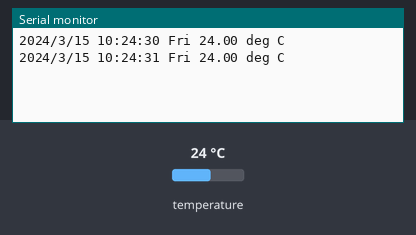
This sketch was run on a simulated Arduino Uno, built with avr-gcc and run on an emulated ATmega328P. Parts: the last lines printed to the serial monitor. The test bench sets the inputs (shaded band); at power-on: temperature 24 °C. The local clock reads 2024-03-15 10:24:30 at power-on unless the sketch sets it.

Above: at 1.8 s.
1.9 s: temperature set to 12 °C
At 2.8 s:
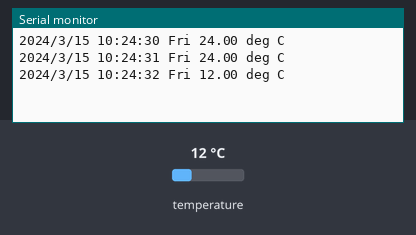
3.4 s: temperature set to 19 °C
At 4.8 s:
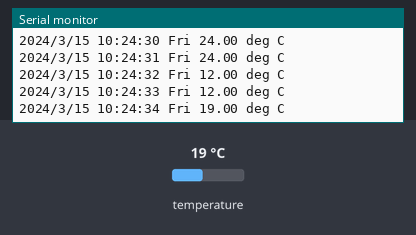
Timing chart, 0 to 6.4 s (numbered marks = the images above; inputs shaded):
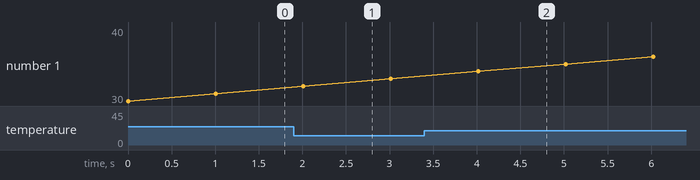

The sketch:

WemosD1Mini_DS3231_upd00.ino
```cpp
// Date and time functions using RX8025 RTC connected via I2C and Wire lib

#include <Wire.h>
#include "Sodaq_DS3231.h"

char weekDay[][4] = {"Sun", "Mon", "Tue", "Wed", "Thu", "Fri", "Sat" };

void setup ()
{
    Serial.begin(9600);
    Wire.begin();
    rtc.begin();
}

void loop ()
{
    DateTime now = rtc.now(); //get the current date-time
	Serial.print(now.year(), DEC);
	Serial.print('/');
	Serial.print(now.month(), DEC);
	Serial.print('/');
	Serial.print(now.date(), DEC);
	Serial.print(' ');
	Serial.print(now.hour(), DEC);
	Serial.print(':');
	Serial.print(now.minute(), DEC);
	Serial.print(':');
	Serial.print(now.second(), DEC);
	Serial.print(' ');
	Serial.print(weekDay[now.dayOfWeek()]);
  Serial.print(' ');

  rtc.convertTemperature();             //convert current temperature into registers
  Serial.print(rtc.getTemperature()); //read registers and display the temperature
  Serial.print(' ');
  Serial.println("deg C");
  delay(1000);
}
```

Measured:
- after the input at 1.9 s, the serial monitor: prints a new line after 0.11 s (image 1)
- after the input at 3.4 s, the serial monitor: prints a new line after 0.62 s (image 2)
